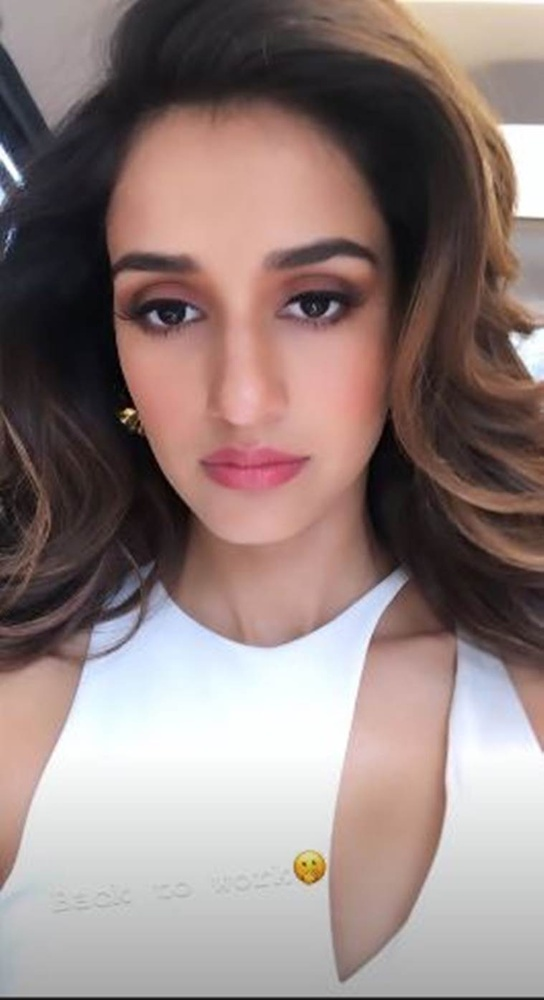
#> input picture google-images-download/images/Disha_patani/1.disha-patani-2.jpg, 544 x 1000 px, shrunk from 759 x 1395 before the run, found by its file name; its folder holds only this picture in this run
$ python data_aug.py
#> lines starting #> are read from the running program, lines starting #| are printed output that depends on the picture
from PIL import Image
from PIL import ImageFilter
import os

def main():
    # path of the folder containing the raw images
    inPath ="/media/shivam-gupta/SHIVAM/images"

    # path of the folder that will contain the modified image
    outPath ="/media/shivam-gupta/SHIVAM/images"


    count = 0
    for folderPath in os.listdir(inPath):
        inputPath = os.path.join(inPath, folderPath)

        for imagePath in os.listdir(inputPath):
            # imagePath contains name of the image

            fullPath = os.path.join(inputPath, imagePath)

            img = Image.open(fullPath)
#> img is the input picture: PIL image 544x1000 RGB; mean R, G, B 146.3, 128.6, 125.6

            fullOutPath = os.path.join(inputPath, 'invert_'+imagePath)
            # fullOutPath contains the path of the output
            # image that needs to be generated
            img.rotate(45).save(fullOutPath)
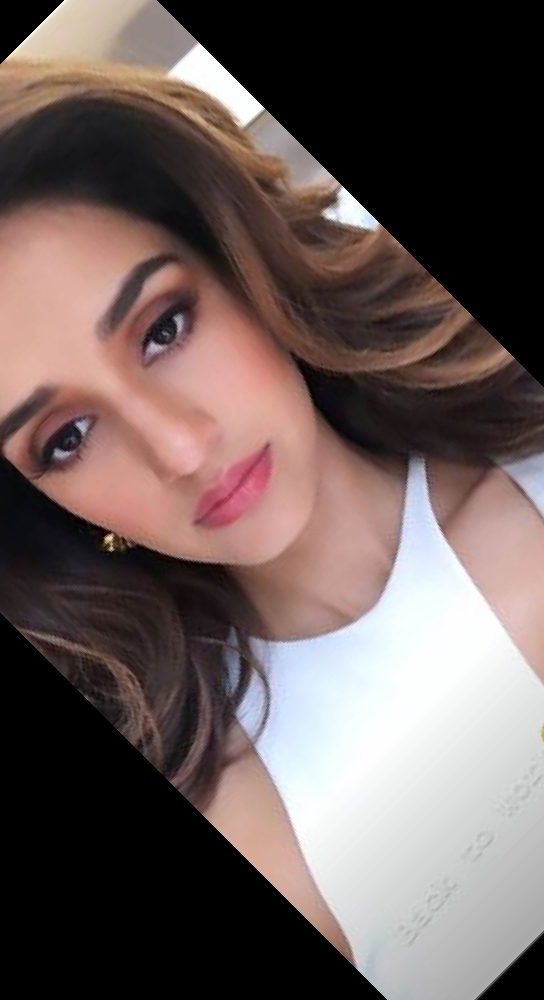
#> saved as invert_1.disha-patani-2.jpg: PIL image 544x1000 RGB; mean R, G, B 107.1, 92.4, 89.8

            print(fullOutPath)


# Driver Function
if __name__ == '__main__':
    main()

$ run again, on google-images-download/images/Disha_patani/10.Beautiful-Disha-Patani-4.jpg
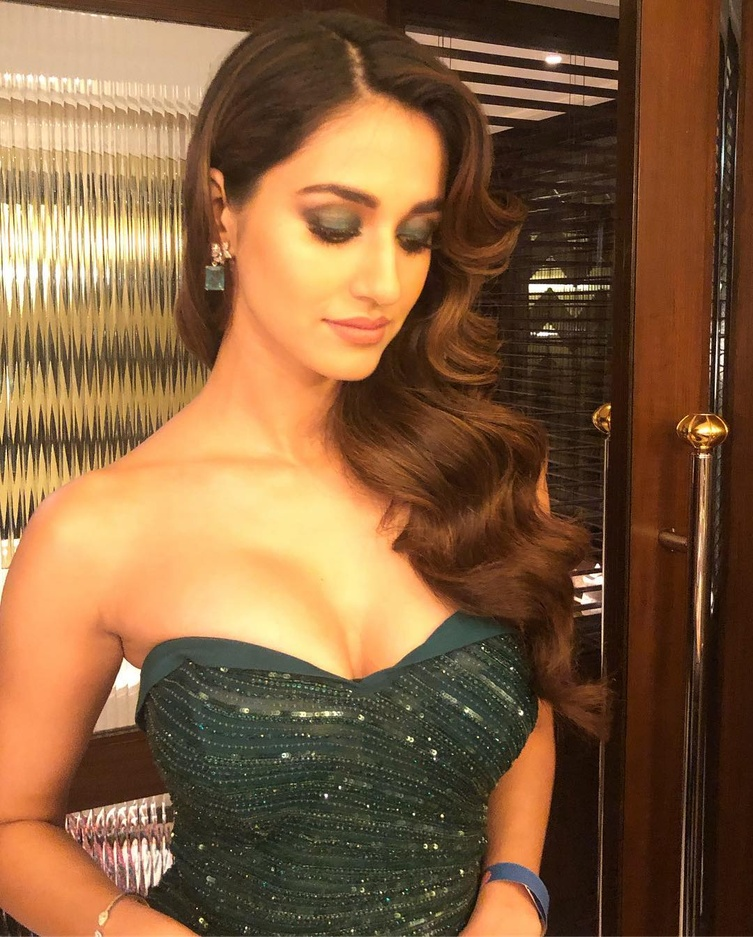
#> input picture google-images-download/images/Disha_patani/10.Beautiful-Disha-Patani-4.jpg, 753 x 937 px, shrunk from 1080 x 1345 before the run, found by its file name
#> in main, img is the input picture: PIL image 753x937 RGB; mean R, G, B 131.9, 95.6, 61.7
#> in main, `img.rotate(45).save(fullOutPath)`:
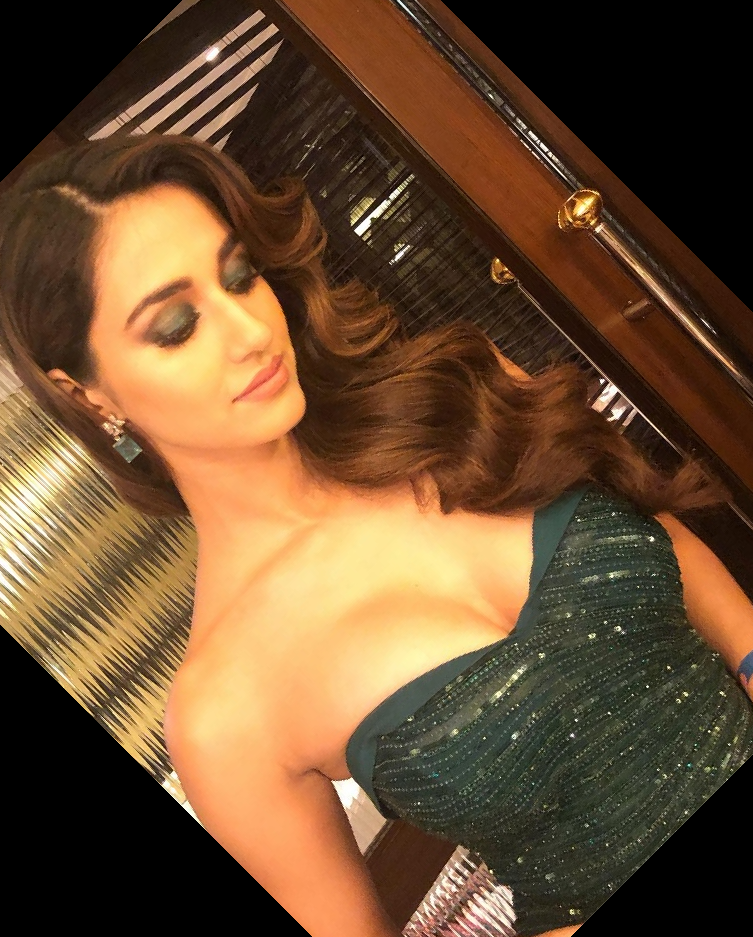
#> saved as invert_10.Beautiful-Disha-Patani-4.jpg: PIL image 753x937 RGB; mean R, G, B 106.5, 77.4, 49

$ run again, on google-images-download/images/Disha_patani/2.disha-patani-images.jpg
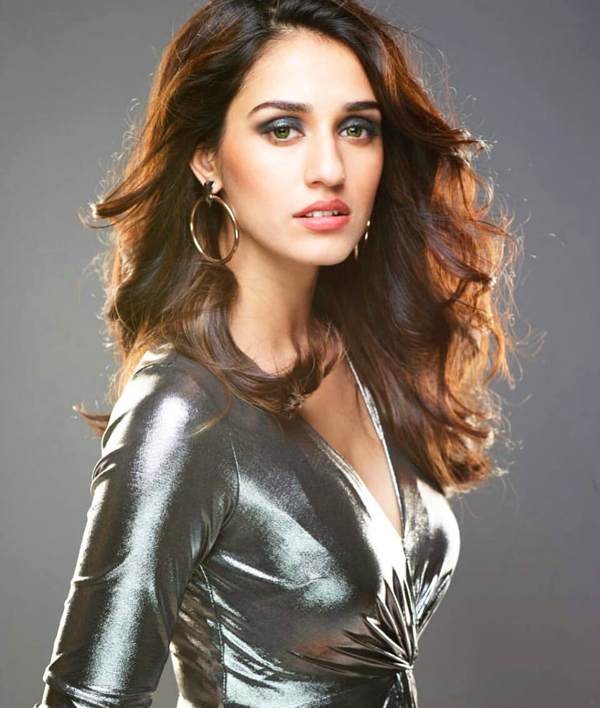
#> input picture google-images-download/images/Disha_patani/2.disha-patani-images.jpg, 600 x 708 px, found by its file name
#> in main, img is the input picture: PIL image 600x708 RGB; mean R, G, B 127.2, 114.7, 105.3
#> in main, `img.rotate(45).save(fullOutPath)`:
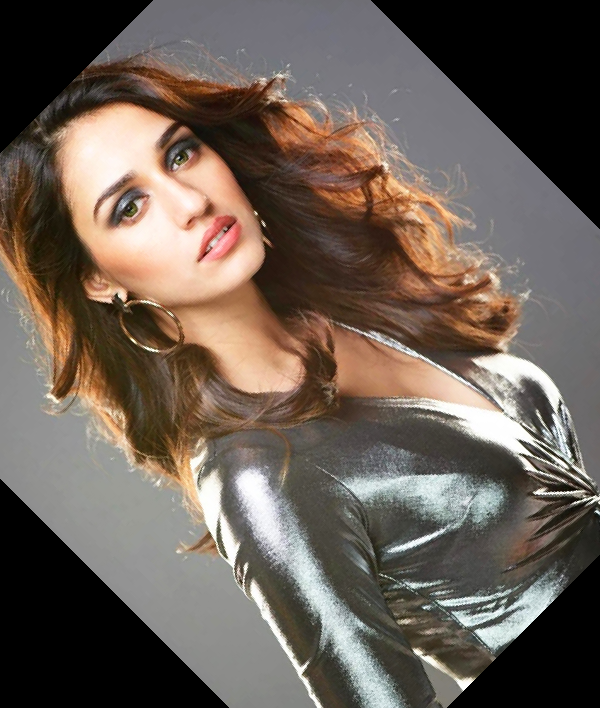
#> saved as invert_2.disha-patani-images.jpg: PIL image 600x708 RGB; mean R, G, B 106.7, 94.6, 85.2
